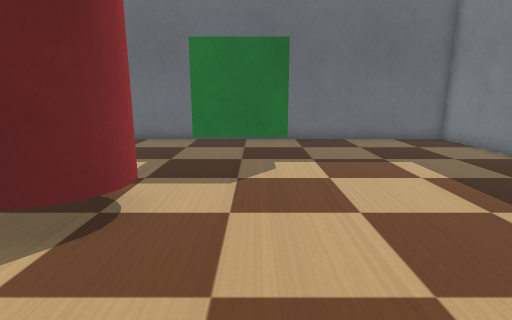
[1] (above)

16 first-person views from a walk through a Webots world. The camera is 0.11 m above the floor, tilts 12° down and sees 80° across. The floor is counted in squares, 0.05 m on a side. Each view is taken from the middle of a square. On the plan, view 1 faces up. The plan holds only what a view shows up to about 18 squares ahead; the rest is blank. Robots are left out. Simple shapes and patterns stand in for the simulator's stock objects.

[2]
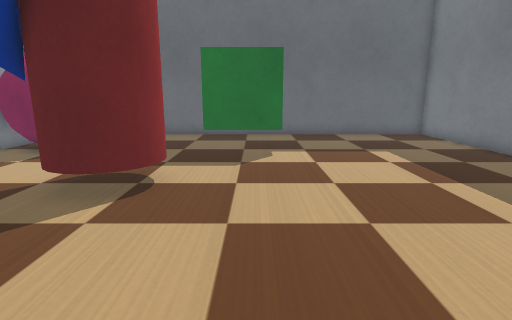

[3]
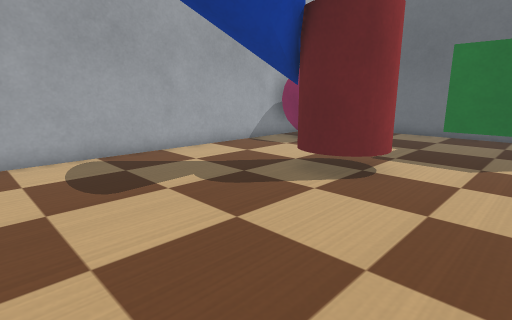

[4]
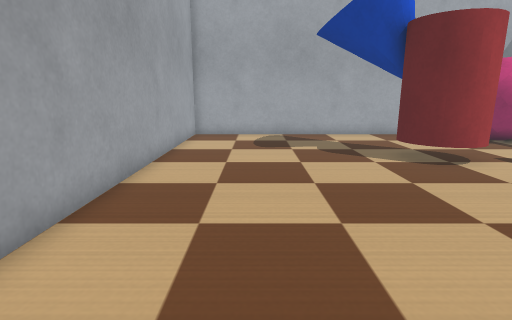

[5]
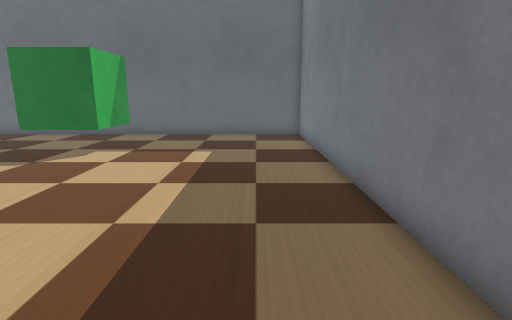

[6]
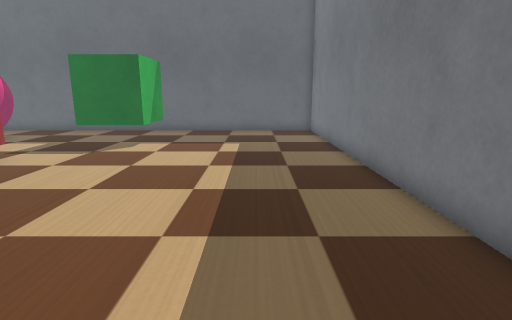

[7]
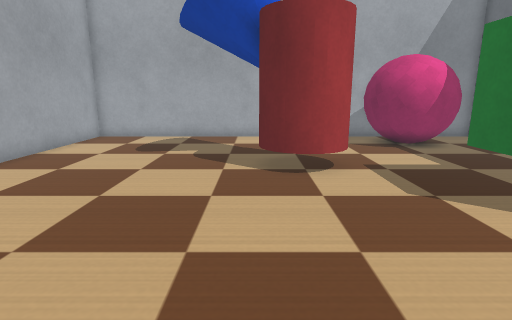

[8]
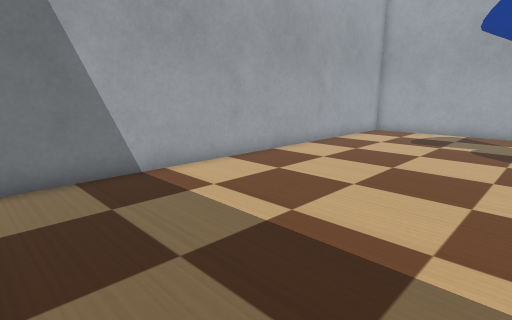

[9]
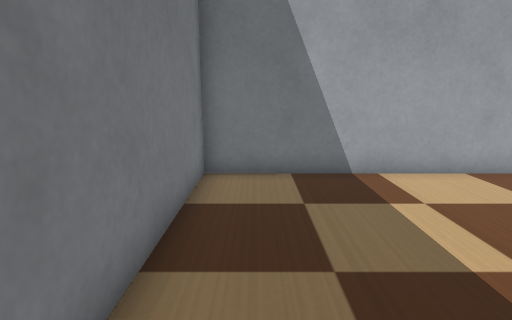

[10]
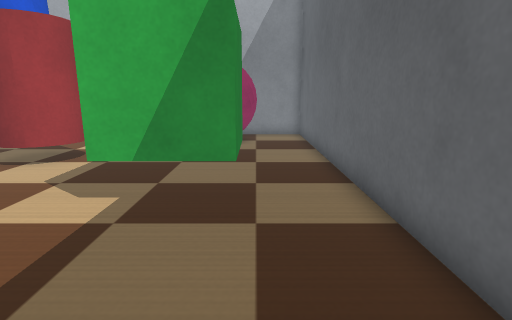

[11]
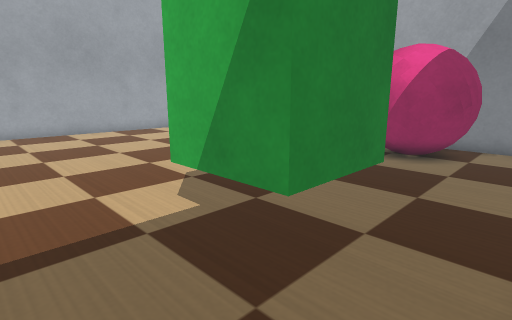

[12]
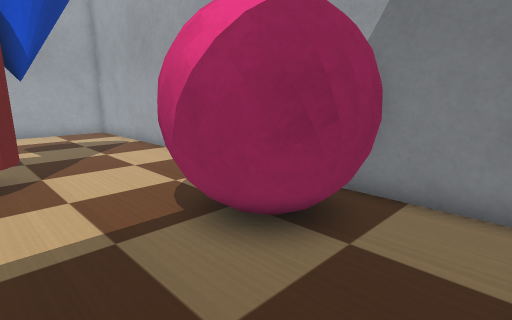

[13]
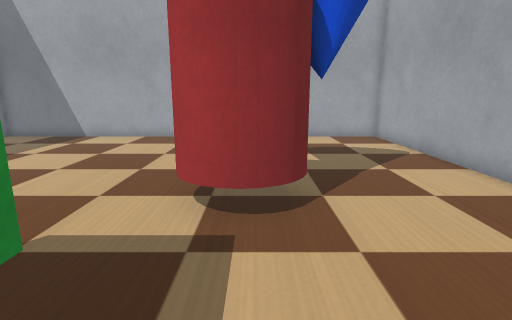

[14]
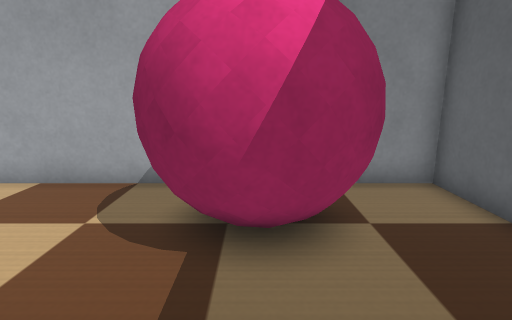

[15]
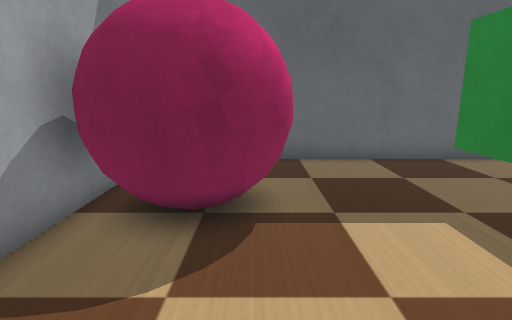

[16]
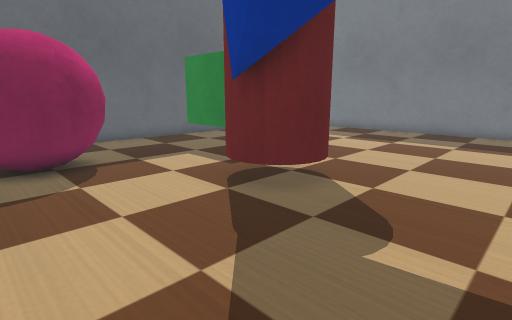

### Floor plan
Key: @ floor where view 1 was taken; # wall or solid block; . floor; B green box; C red cylinder; M magenta ball; N cone.
Columns run from 11 left of view 1 to 10 right of it. Each row starts with its distance up from view 1.
 16 ######################
 15 #....................#
 14 #....................#
 13 #.MMM................#
 12 # MMM....BBBB........#
 11 # MMMM...B  B........#
 10 #MMMM....BBBB........#
  9 #.MM.................#
  8 #....................#
  7 #......CC............#
  6 #.....C CC...........#
  5 #....NNCCC...........#
  4 #......CC............#
  3 #....................#
  2 #....................#
  1 #....................#
  0 #..........@.........#
 -1 #....................#
 -2 #....................#
 -3 #....................#
 -4 #....................#
 -5 ######################

Where each view was taken, in squares from view 1:
view 1: 0 up, 0 right, facing up
view 2: 2 down, 0 right, facing up
view 3: 3 down, 1 right, facing up-left
view 4: 1 down, 7 right, facing left
view 5: 2 down, 7 right, facing up
view 6: 4 down, 6 right, facing up
view 7: 4 up, 6 right, facing left
view 8: 4 up, 9 right, facing down-left
view 9: 4 up, 8 right, facing down
view 10: 13 up, 7 right, facing left
view 11: 15 up, 4 right, facing down-left
view 12: 15 up, 4 left, facing down-left
view 13: 12 up, 4 left, facing down
view 14: 11 up, 3 left, facing left
view 15: 5 up, 7 left, facing up
view 16: 0 up, 10 left, facing up-right
